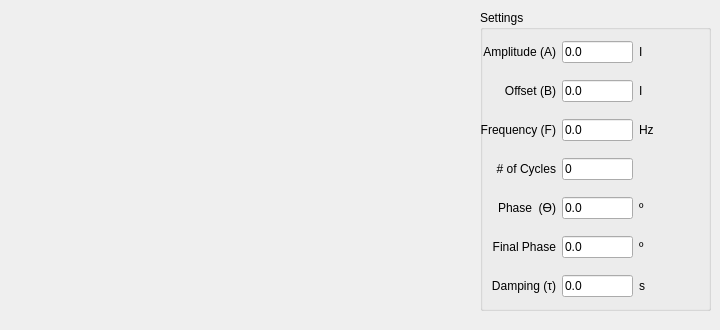
         <widget class="QWidget" name="tab_3">
          <attribute name="title">
           <string>Damped Sinusoidal^2</string>
          </attribute>
          <widget class="QLabel" name="label_64">
           <property name="geometry">
            <rect>
             <x>10</x>
             <y>10</y>
             <width>461</width>
             <height>311</height>
            </rect>
           </property>
           <property name="text">
            <string/>
           </property>
           <property name="pixmap">
            <pixmap resource="resource_file.qrc">:/Images/imagens/dsinusoidal2.png</pixmap>
           </property>
           <property name="scaledContents">
            <bool>true</bool>
           </property>
          </widget>
          <widget class="QGroupBox" name="groupBox_36">
           <property name="geometry">
            <rect>
             <x>480</x>
             <y>10</y>
             <width>231</width>
             <height>301</height>
            </rect>
           </property>
           <property name="title">
            <string>Settings</string>
           </property>
           <widget class="QWidget" name="layoutWidget_2">
            <property name="geometry">
             <rect>
              <x>0</x>
              <y>20</y>
              <width>231</width>
              <height>281</height>
             </rect>
            </property>
            <layout class="QGridLayout" name="gridLayout_18">
             <item row="0" column="0">
              <widget class="QLabel" name="label_96">
               <property name="text">
                <string>Amplitude (A)</string>
               </property>
               <property name="alignment">
                <set>Qt::AlignRight|Qt::AlignTrailing|Qt::AlignVCenter</set>
               </property>
              </widget>
             </item>
             <item row="0" column="1">
              <widget class="QLineEdit" name="le_damp_sin2_Ampl">
               <property name="minimumSize">
                <size>
                 <width>71</width>
                 <height>0</height>
                </size>
               </property>
               <property name="maximumSize">
                <size>
                 <width>71</width>
                 <height>16777215</height>
                </size>
               </property>
               <property name="text">
                <string>0.0</string>
               </property>
              </widget>
             </item>
             <item row="0" column="2">
              <widget class="QLabel" name="label_101">
               <property name="text">
                <string>I</string>
               </property>
              </widget>
             </item>
             <item row="1" column="0">
              <widget class="QLabel" name="label_124">
               <property name="text">
                <string>Offset (B)</string>
               </property>
               <property name="alignment">
                <set>Qt::AlignRight|Qt::AlignTrailing|Qt::AlignVCenter</set>
               </property>
              </widget>
             </item>
             <item row="1" column="1">
              <widget class="QLineEdit" name="le_damp_sin2_Offset">
               <property name="minimumSize">
                <size>
                 <width>71</width>
                 <height>0</height>
                </size>
               </property>
               <property name="maximumSize">
                <size>
                 <width>71</width>
                 <height>16777215</height>
                </size>
               </property>
               <property name="text">
                <string>0.0</string>
               </property>
              </widget>
             </item>
             <item row="1" column="2">
              <widget class="QLabel" name="label_135">
               <property name="text">
                <string>I</string>
               </property>
              </widget>
             </item>
             <item row="2" column="0">
              <widget class="QLabel" name="label_151">
               <property name="text">
                <string>Frequency (F)</string>
               </property>
               <property name="alignment">
                <set>Qt::AlignRight|Qt::AlignTrailing|Qt::AlignVCenter</set>
               </property>
              </widget>
             </item>
             <item row="2" column="1">
              <widget class="QLineEdit" name="le_damp_sin2_Freq">
               <property name="minimumSize">
                <size>
                 <width>71</width>
                 <height>0</height>
                </size>
               </property>
               <property name="maximumSize">
                <size>
                 <width>71</width>
                 <height>16777215</height>
                </size>
               </property>
               <property name="text">
                <string>0.0</string>
               </property>
              </widget>
             </item>
             <item row="2" column="2">
              <widget class="QLabel" name="label_152">
               <property name="text">
                <string>Hz</string>
               </property>
              </widget>
             </item>
             <item row="3" column="0">
              <widget class="QLabel" name="label_153">
               <property name="text">
                <string># of Cycles</string>
               </property>
               <property name="alignment">
                <set>Qt::AlignRight|Qt::AlignTrailing|Qt::AlignVCenter</set>
               </property>
              </widget>
             </item>
             <item row="3" column="1">
              <widget class="QLineEdit" name="le_damp_sin2_nCycles">
               <property name="minimumSize">
                <size>
                 <width>71</width>
                 <height>0</height>
                </size>
               </property>
               <property name="maximumSize">
                <size>
                 <width>71</width>
                 <height>16777215</height>
                </size>
               </property>
               <property name="text">
                <string>0</string>
               </property>
              </widget>
             </item>
             <item row="3" column="2">
              <widget class="QLabel" name="label_154">
               <property name="text">
                <string/>
               </property>
              </widget>
             </item>
             <item row="4" column="0">
              <widget class="QLabel" name="label_98">
               <property name="text">
                <string>Phase  (ϴ)</string>
               </property>
               <property name="alignment">
                <set>Qt::AlignRight|Qt::AlignTrailing|Qt::AlignVCenter</set>
               </property>
              </widget>
             </item>
             <item row="4" column="1">
              <widget class="QLineEdit" name="le_damp_sin2_phaseShift">
               <property name="minimumSize">
                <size>
                 <width>71</width>
                 <height>0</height>
                </size>
               </property>
               <property name="maximumSize">
                <size>
                 <width>71</width>
                 <height>16777215</height>
                </size>
               </property>
               <property name="text">
                <string>0.0</string>
               </property>
              </widget>
             </item>
             <item row="4" column="2">
              <widget class="QLabel" name="label_155">
               <property name="text">
                <string>º</string>
               </property>
              </widget>
             </item>
             <item row="5" column="0">
              <widget class="QLabel" name="label_156">
               <property name="text">
                <string>Final Phase</string>
               </property>
               <property name="alignment">
                <set>Qt::AlignRight|Qt::AlignTrailing|Qt::AlignVCenter</set>
               </property>
              </widget>
             </item>
             <item row="5" column="1">
              <widget class="QLineEdit" name="le_damp_sin2_finalPhase">
               <property name="minimumSize">
                <size>
                 <width>71</width>
                 <height>0</height>
                </size>
               </property>
               <property name="maximumSize">
                <size>
                 <width>71</width>
                 <height>16777215</height>
                </size>
               </property>
               <property name="text">
                <string>0.0</string>
               </property>
              </widget>
             </item>
             <item row="5" column="2">
              <widget class="QLabel" name="label_157">
               <property name="text">
                <string>º</string>
               </property>
              </widget>
             </item>
             <item row="6" column="0">
              <widget class="QLabel" name="label_107">
               <property name="text">
                <string>Damping (τ)</string>
               </property>
               <property name="alignment">
                <set>Qt::AlignRight|Qt::AlignTrailing|Qt::AlignVCenter</set>
               </property>
              </widget>
             </item>
             <item row="6" column="1">
              <widget class="QLineEdit" name="le_damp_sin2_Damping">
               <property name="minimumSize">
                <size>
                 <width>71</width>
                 <height>0</height>
                </size>
               </property>
               <property name="maximumSize">
                <size>
                 <width>71</width>
                 <height>16777215</height>
                </size>
               </property>
               <property name="text">
                <string>0.0</string>
               </property>
              </widget>
             </item>
             <item row="6" column="2">
              <widget class="QLabel" name="label_158">
               <property name="text">
                <string>s</string>
               </property>
              </widget>
             </item>
            </layout>
           </widget>
          </widget>
         </widget>
